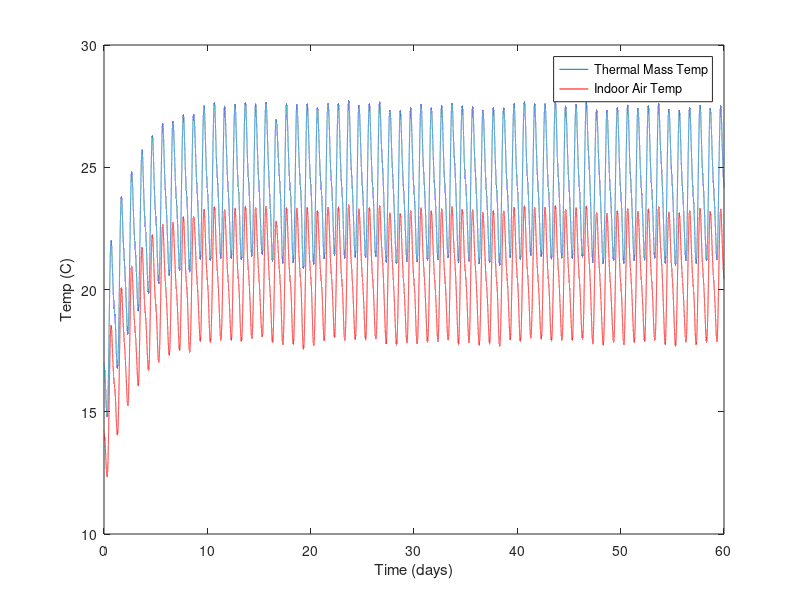
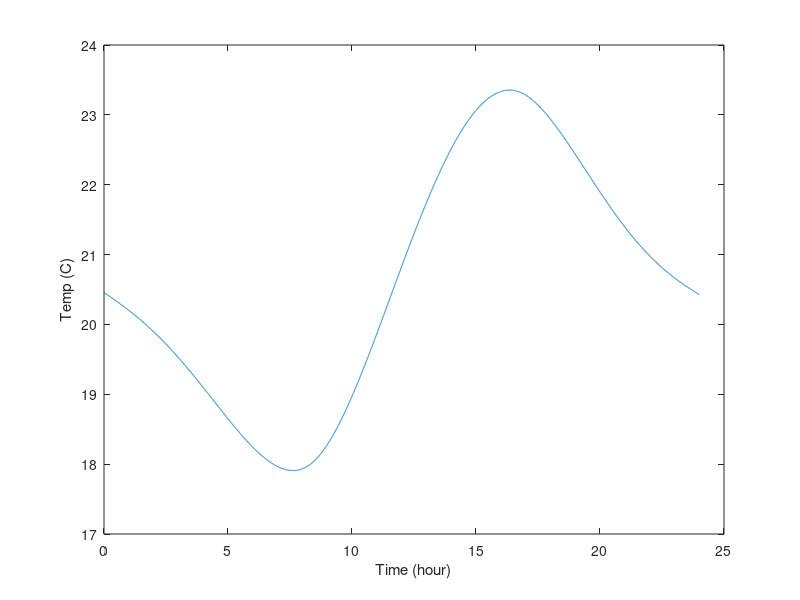
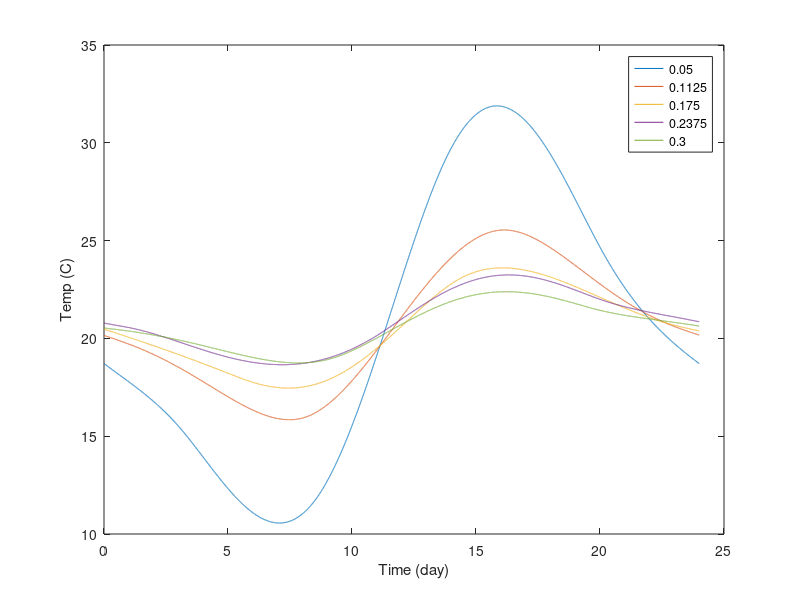

The MATLAB script that drew these images, in order:
tspan = linspace(0,60*60*60*24, 10*60*60*24);


day_start = 45*60*60*24/6;
day_end = 46*60*60*24/6;


y_0= 17; %start temp of air
T_a = -3; %temp of air constant
m = 3000 * 5 * 5 * .2; %kg thermal mass of floor
c = 800; % j/kgK


h_inside = 15; %
h_outside = 30;
A_win = 2.6*2.6; %m^2
A_wall = 25*2 + 15*4 - A_win; % m^2 
A_f = 25; %m^2
L_wall = .07; %m 
K_wall = .04; % w/mk
h_eq_win = .7;

R_FtoA = 1/(h_inside * A_f);
R_AirtoWall_in = 1/(h_inside * A_wall);
R_W  = L_wall/(K_wall * A_wall);
R_AtoWin_in = 1/(h_inside*A_win);
R_win   = 1/(h_eq_win*A_win);
R_AtoWin_out = 1/(h_outside*A_win);
R_AirtoWall_out = 1/(h_outside * A_wall); 


    

R_tot = R_FtoA + 1/((1/(R_AirtoWall_in + R_W + R_AirtoWall_out)) + (1/(R_AtoWin_in + R_win + R_AtoWin_out))); %thermal resistance

[t, y] = ode45(@(t,y) A_win*(-361*cos((pi*t)/(12 * 3600)) + 224*cos((pi*t)/(6 * 3600)) + 210)/(m*c) - (y - T_a)/(R_tot*m*c), tspan, y_0);
%dT_f/dt = Q_in_sun/(m*c) - (T_f - T_a)/(R_tot*m*c);

temp_inside_air = ((-R_FtoA.*(y - T_a))./R_tot) + y;

sec_2_day = 60*60*24;
sec_2_hour = 60*60;

plot(t/sec_2_day,y)
hold on
plot(t/sec_2_day,temp_inside_air, 'red')
xlabel("Time (days)")
ylabel("Temp (C)")
legend('Thermal Mass Temp', 'Indoor Air Temp')


hold off
figure
plot((t(day_start:day_end)-t(day_start))/sec_2_hour, temp_inside_air(day_start:day_end))
xlabel("Time (hour)")
ylabel("Temp (C)")


% making the figures with small changes in the insulation thickness and
% thermal mass thickness
% figure
% lst = .05:((.2-.05)/4):.2;
% for L_wall = .05:((.2-.05)/4):.2
%     R_W  = L_wall/(K_wall * A_wall);
%     R_tot = R_FtoA + 1/((1/(R_AirtoWall_in + R_W + R_AirtoWall_out)) + (1/(R_AtoWin_in + R_win + R_AtoWin_out))); %thermal resistance
% 
%     [t, y] = ode45(@(t,y) A_win*(-361*cos((pi*t)/(12 * 3600)) + 224*cos((pi*t)/(6 * 3600)) + 210)/(m*c) - (y - T_a)/(R_tot*m*c), tspan, y_0);
%     %dT_f/dt = Q_in_sun/(m*c) - (T_f - T_a)/(R_tot*m*c);
% 
%     temp_inside_air = ((-R_FtoA.*(y - T_a))./R_tot) + y;
%     plot((t(day_start:day_end)-t(day_start))/sec_2_hour, temp_inside_air(day_start:day_end))
%     hold on
%     xlabel("Time (hour)")
%     ylabel("Temp (C)")
%     legend(num2str(lst(1)),num2str(lst(2)),num2str(lst(3)),num2str(lst(4)),num2str(lst(5)))
%     %title("Indoor Air Temp Over the Course of a Day after Equilibrium is Reached with Varying Values of Insulation Thickness")
% end

figure
lst = .05:((.3-.05)/4):.3;
for m = ((3000 * 5 * 5 * .05):(((3000 * 5 * 5 * .3)-(3000 * 5 * 5 * .05))/4):(3000 * 5 * 5 * .3))
    [t, y] = ode45(@(t,y) A_win*(-361*cos((pi*t)/(12 * 3600)) + 224*cos((pi*t)/(6 * 3600)) + 210)/(m*c) - (y - T_a)/(R_tot*m*c), tspan, y_0);
    %dT_f/dt = Q_in_sun/(m*c) - (T_f - T_a)/(R_tot*m*c);

    temp_inside_air = ((-R_FtoA.*(y - T_a))./R_tot) + y;
    plot((t(day_start:day_end)-t(day_start))/sec_2_hour, temp_inside_air(day_start:day_end))
    hold on
    xlabel("Time (day)")
    ylabel("Temp (C)")
    legend(num2str(lst(1)),num2str(lst(2)),num2str(lst(3)),num2str(lst(4)),num2str(lst(5)))
    %title("Indoor Air Temp Over the Course of a Day after Equilibrium is Reached with Varying Values of Insulation Thickness")
end